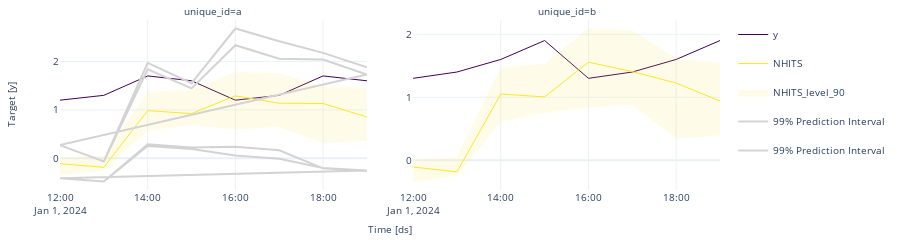

Here is the notebook cell this chart was saved with:
### Code cell
#p=matplotlib.colors.LinearSegmentedColormap.from_list("", ["red","violet","blue"])
p = list(["red","blue"])
fig = plot_series(Y_df, df, level=[90], engine="plotly")
# fill='tonexty',  fill='tonexty',
fig.get_subplot
# row=1, col=1
for r in [ 1,2]: 
  fig.add_trace(go.Scatter(x=df['ds'], y=df['NHITS-lo-99'],row=1, col=r,  mode='lines', line=dict(color='lightgrey'), name='99% Prediction Interval'))
  fig.add_trace(go.Scatter(x=df['ds'], y=df['NHITS-hi-99'],row=1, col=r,  mode='lines', line=dict(color='lightgrey'), name='99% Prediction Interval'))



fig.show()
